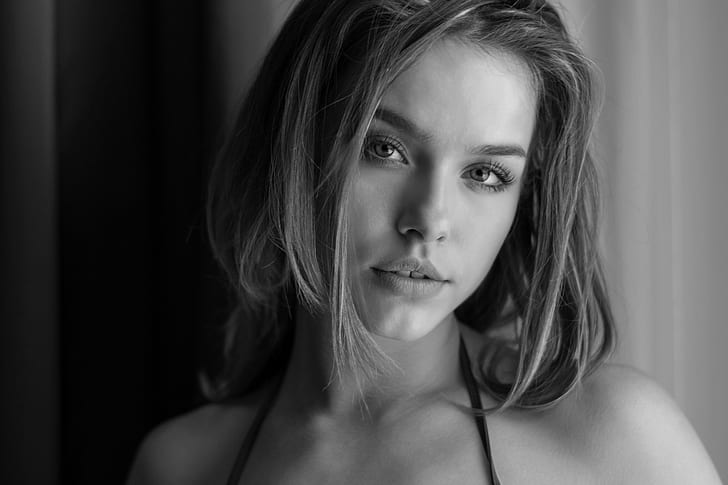
#> input picture lab3/input.png, 728 x 485 px
$ python q1.py
#> lines starting #> are read from the running program, lines starting #| are printed output that depends on the picture
import cv2
import numpy as np
def generate_random_gaussian_kernel(size, sigma):
    random_matrix = np.random.rand(size, size)
    center = size // 2
    kernel = np.fromfunction(
        lambda x, y: (1 / (2 * np.pi * sigma ** 2)) *
                     np.exp(-((x - center) ** 2 + (y - center) ** 2) / (2 * sigma ** 2)),
        (size, size)
    )
    kernel = random_matrix * kernel
    return kernel / np.sum(kernel)

if __name__ == "__main__":
    img = cv2.imread("input.png",0)
#> img is the input picture: shape (485, 728); min 0, max 231, mean 72.5
    kernel_size = 5
    sigma = 1.0
    gaussian_kernel = generate_random_gaussian_kernel(kernel_size, sigma)
    blur = cv2.filter2D(img, -1, gaussian_kernel)
    mask = cv2.subtract(img, blur)
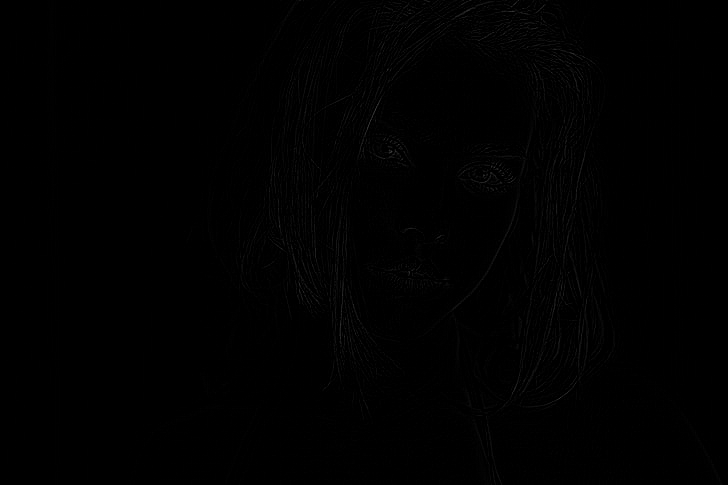
#> mask: shape (485, 728); min 0, max 65, mean 0.8
    sharpened = cv2.addWeighted(img, 1.0 + 1.2, mask, -1.2, 0)
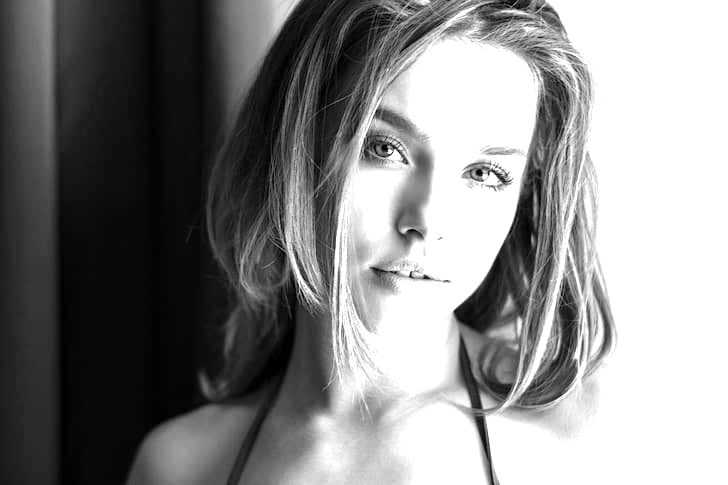
#> sharpened: shape (485, 728); min 0, max 255, mean 134.7
    cv2.imshow("unsharp",sharpened)
    cv2.imshow("original",img)
    cv2.imshow("gauss_blur",blur)
    cv2.waitKey(0)
    cv2.destroyAllWindows()
